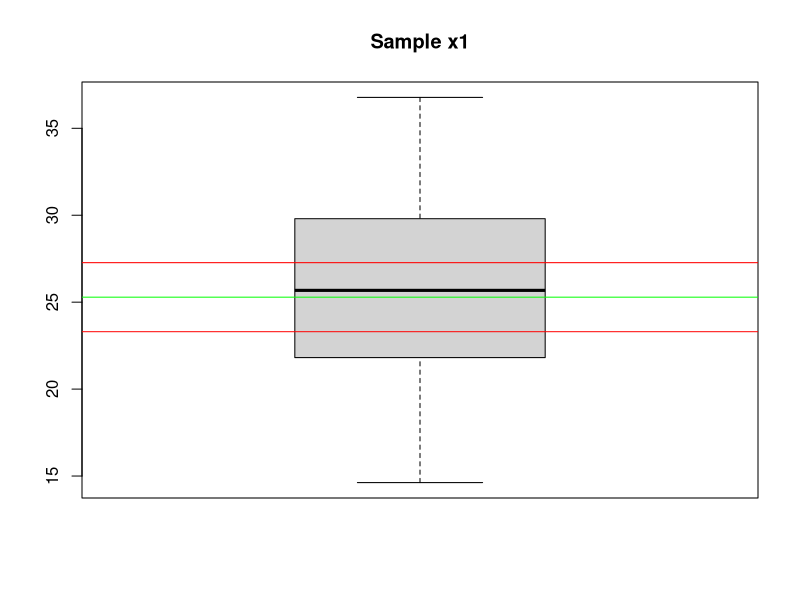
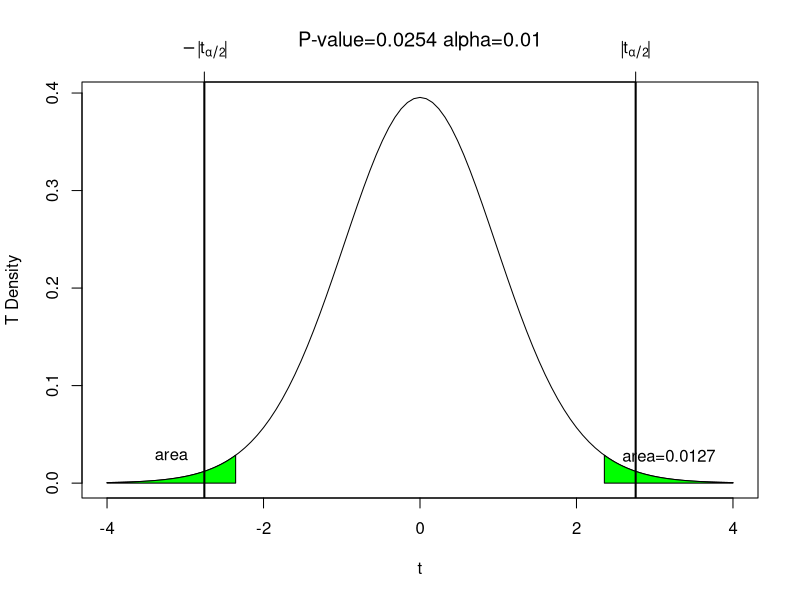
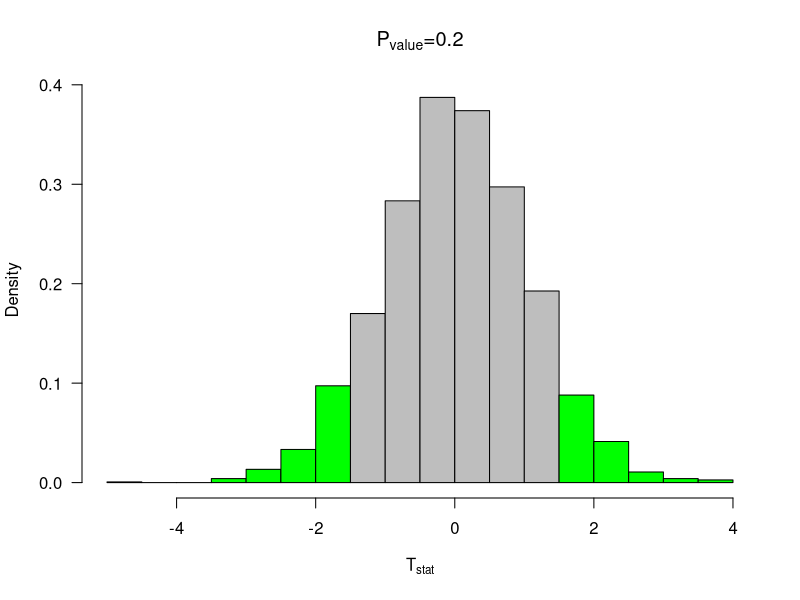
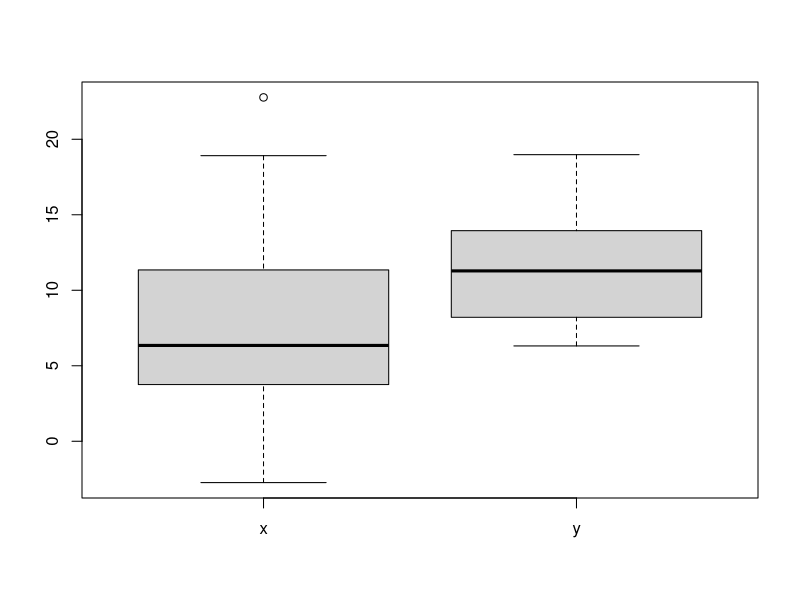
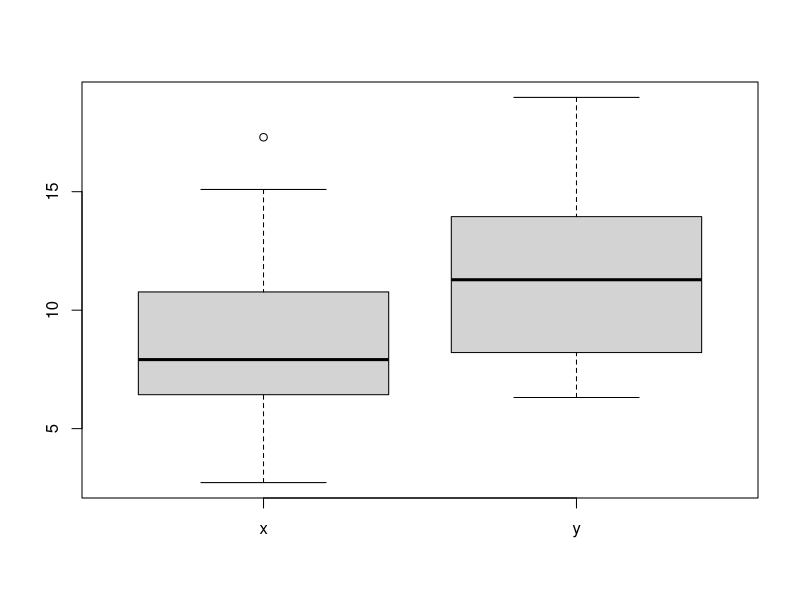
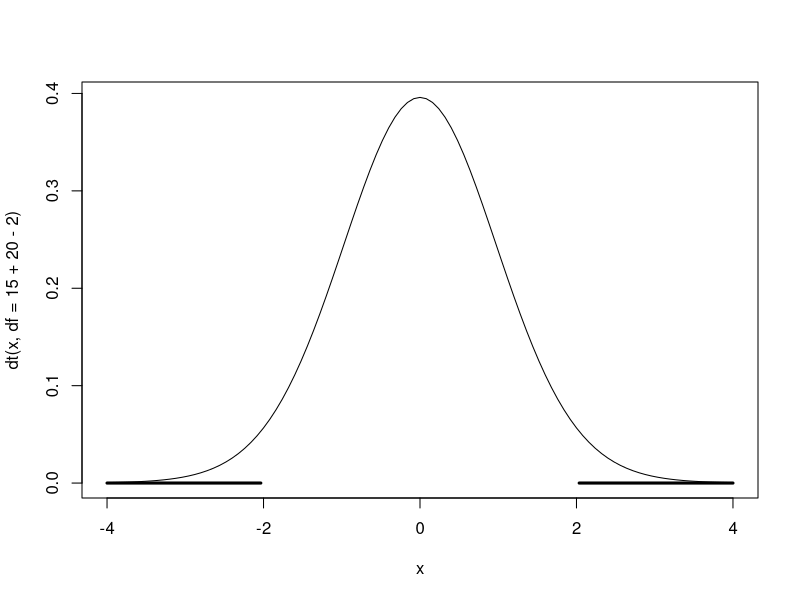
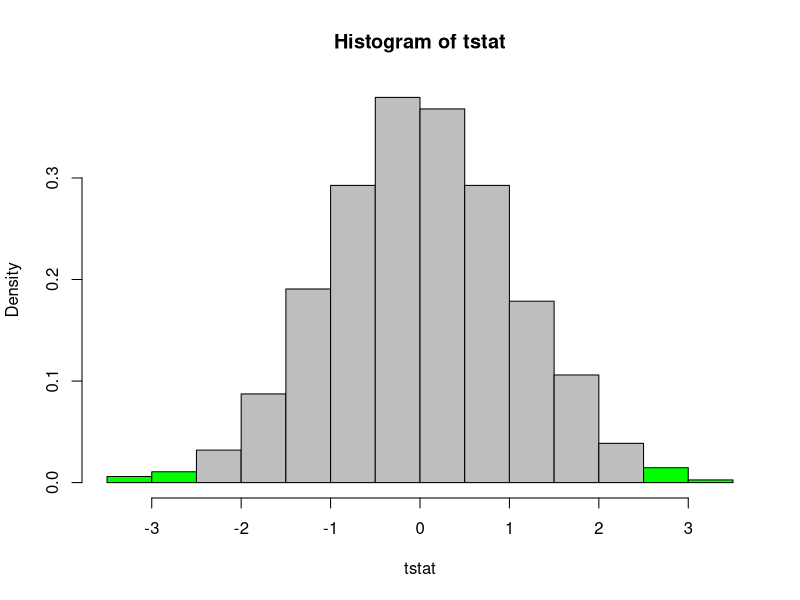
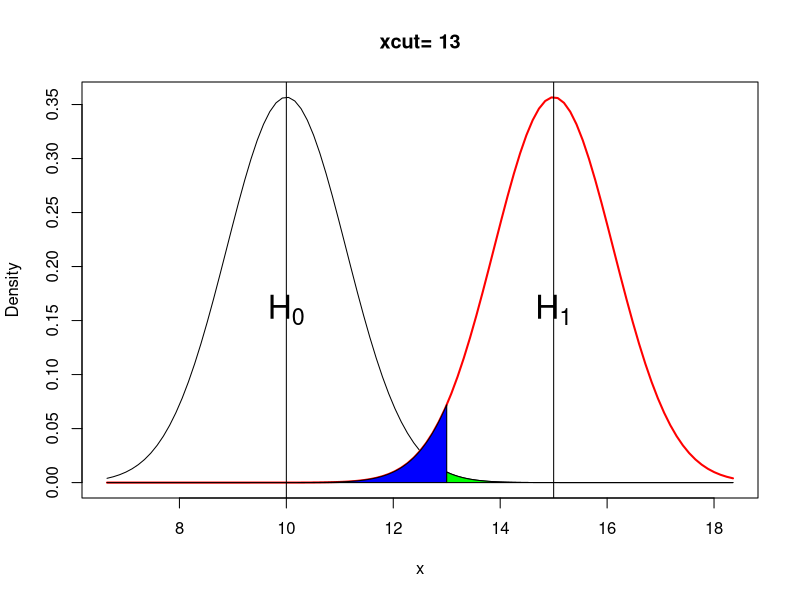

Recreate these plots in R, in order.
#Lab 12
# one sample t-test
set.seed(55);x1=rnorm(30,mean=25,sd=5)
boxplot(x1, main="Sample x1")

t.test(x1,mu=23)
ci=t.test(x1,mu=23)$conf.int
ci
abline(h=c(ci,mean(x1)),col=c("Red","Red","Green"))

#tcalc
tcalc=(mean(x1)-23)/(sd(x1)/sqrt(30))
tcalc


#### FUNCTION for Pvalues 
# Display P-value areas
mypvalue=function(t0,xmax=4,n=20, alpha=0.05){
#calculate alpha/2
va=round(pt(-t0,df=n-1),4)
pv=2*va

# plot the t dist
curve(dt(x,df=n-1),xlim=c(-xmax,xmax),ylab="T Density",xlab=expression(t),
main=substitute(paste("P-value=", pv, " alpha=", alpha)))


# set up points on the polygon to the right
xcurve=seq(t0,xmax,length=1000)
ycurve=dt(xcurve,df=n-1)

# set up points to the left
xlcurve=seq(-t0,-xmax,length=1000)
ylcurve=dt(xcurve,df=n-1)

# Shade in the polygon defined by the line segments
polygon(c(t0,xcurve,xmax),c(0,ycurve,0),col="green")
polygon(c(-t0,xlcurve,-xmax),c(0,ylcurve,0),col="green")

# make quantiles
q=qt(1-alpha/2,n-1)
abline( v=c(q,-q),lwd=2) # plot the cut off t value 
axis(3,c(q,-q),c(expression(abs(t[alpha/2])),expression(-abs(t[alpha/2]))))


# Annotation
text(0.5*(t0+xmax),max(ycurve),substitute(paste(area, "=",va)))
text(-0.5*(t0+xmax),max(ycurve),expression(area))

return(list(q=q,pvalue=pv))
}
##### END of FUNCTION for P VALUES    #####

mypvalue(tcalc,n=30,alpha=0.01)
t.test(x1,mu=23)


### bootstrap pvalues
bootpval<-function(x,conf.level=0.95,iter=3000,mu0=0, test="two"){
n=length(x)
y=x-mean(x)+mu0  # transform the data so that it is centered at the NULL
rs.mat<-c()    #rs.mat will become a resample matrix -- now it is an empty vector
xrs.mat<-c()
for(i in 1:iter){ # for loop - the loop will go around iter times
rs.mat<-cbind(rs.mat,sample(y,n,replace=TRUE)) #sampling from y cbind -- column bind -- binds the vectors together by columns
xrs.mat<-cbind(xrs.mat,sample(x,n,replace=TRUE)) #sampling from x cbind -- column bind -- binds the vectors together by columns

}

tstat<-function(z){ # The value of t when the NULL is assumed true (xbar-muo)/z/sqrt(n)
sqrt(n)*(mean(z)-mu0)/sd(z)
}

tcalc=tstat(x) # t for the data collected
ytstat=apply(rs.mat,2,tstat) # tstat of resampled y's, ytstat is a vector and will have iter values in it
xstat=apply(xrs.mat,2,mean)  # mean of resampled x's
alpha=1-conf.level # calculating alpha
ci=quantile(xstat,c(alpha/2,1-alpha/2))# Nice way to form a confidence interval
pvalue=ifelse(test=="two",length(ytstat[ytstat>abs(tcalc) | ytstat < -abs(tcalc)])/iter,
ifelse(test=="upper",length(ytstat[ytstat>tcalc])/iter,
length(ytstat[ytstat<xstat])/iter))

h=hist(ytstat,plot=FALSE)
mid=h$mid
if(test=="two"){
ncoll=length(mid[mid<= -abs(tcalc)])
ncolr=length(mid[mid>=  abs(tcalc)])
col=c(rep("Green",ncoll),rep("Gray",length(mid)-ncoll-ncolr),rep("Green",ncolr))
}
if(test=="upper"){
ncolr=length(mid[mid>=  abs(tcalc)])
col=c(rep("Gray",length(mid)-ncolr),rep("Green",ncolr))
}

if(test=="lower"){
ncoll=length(mid[mid<=  -abs(tcalc)])
col=c(rep("Green",ncoll),rep("Gray",length(mid)-ncoll))
}
hist(ytstat,col=col,freq=FALSE,las=1,main="",xlab=expression(T[stat]))
#segments(ci[1],0,ci[2],0,lwd=2)
pround=round(pvalue,4)
title(substitute(paste(P[value],"=",pround)))
return(list(pvalue=pvalue,tcalc=tcalc,n=n,x=x,test=test,ci=ci))
}


boot=bootpval(x=x1,mu0=24,test="two")
boot

######### End Bootstrap pvalues
## Make some fake data

set.seed(30);x=rnorm(15,mean=10,sd=7)   # fake data to understand t-tests
set.seed(40); y=rnorm(20,mean=12,sd=4)
boxplot(list(x=x,y=y)) # boxplot of a list

## Equal variances?
var.test(x,y)

## t.test
t.test(x,y, mu=0,var.equal=FALSE)


############## second set of samples 
set.seed(30);x=rnorm(15,mean=10,sd=4)   # fake data to understand t-tests
set.seed(40); y=rnorm(20,mean=12,sd=4)
boxplot(list(x=x,y=y)) # boxplot of a list

## Equal variances?
var.test(x,y)

## t.test
t.test(x,y, mu=0,var.equal=TRUE)

## Plot of the t -distr
curve(dt(x,df=15+20-2),xlim=c(-4,4))
tcut=qt(1-0.025,33)
tcut
segments(x0=c(tcut,-tcut),y0=c(0,0),x1=c(4,-4),y1=c(0,0),lwd=3)



## Bootstrap interval for a two sample test
boot2pval<-function(x1,x2,conf.level=0.95,iter=3000,mudiff=0, test="two"){
n1=length(x1)
n2=length(x2)
y1=x1-mean(x1)+mean(c(x1,x2))  # transform the data so that it is centered at the NULL
y2=x2-mean(x2)+mean(c(x1,x2))
y1rs.mat<-c()    #rs.mat will be come a resample matrix -- now it is an empty vector
x1rs.mat<-c()
y2rs.mat<-c()
x2rs.mat<-c()
for(i in 1:iter){ # for loop - the loop will go around iter times
y1rs.mat<-cbind(y1rs.mat,sample(y1,n1,replace=TRUE)) #sampling from y cbind -- column bind -- binds the vectors together by columns
y2rs.mat<-cbind(y2rs.mat,sample(y2,n2,replace=TRUE))

}
x1rs.mat<-y1rs.mat+mean(x1)-mean(c(x1,x2))
x2rs.mat<-y2rs.mat+mean(x2)-mean(c(x1,x2))

xbar1=mean(x1)
xbar2=mean(x2)
sx1sq=var(x1)
sx2sq=var(x2)

tcalc=(xbar1-xbar2-mudiff)/sqrt(sx1sq/n1+sx2sq/n2)

sy1sq=apply(y1rs.mat,2,var)
sy2sq=apply(y2rs.mat,2,var) 
y1bar=apply(y1rs.mat,2,mean)
y2bar=apply(y2rs.mat,2,mean)

tstat=(y1bar-y2bar-mudiff)/sqrt(sy1sq/n1+sy2sq/n2)


alpha=1-conf.level # calculating alpha
#ci=quantile(xstat,c(alpha/2,1-alpha/2))# Nice way to form a confidence interval
pvalue=ifelse(test=="two",length(tstat[tstat>abs(tcalc) | tstat < -abs(tcalc)])/iter,
ifelse(test=="upper",length(tstat[tstat>tcalc])/iter,
length(ytstat[tstat<tcalc])/iter))

h=hist(tstat,plot=FALSE)
mid=h$mid
if(test=="two"){
ncoll=length(mid[mid<= -abs(tcalc)])
ncolr=length(mid[mid>=  abs(tcalc)])
col=c(rep("Green",ncoll),rep("Gray",length(mid)-ncoll-ncolr),rep("Green",ncolr))
}
hist(tstat,col=col,freq=FALSE)
#segments(ci[1],0,ci[2],0,lwd=2)

return(list(pvalue=pvalue))
#return(list(pvalue=pvalue,tcalc=tcalc,n=n,x=x,test=test,ci=ci))
}



set.seed(10);x=rnorm(20,mean=4,sd=2);  y=rnorm(20,mean=4,sd=2)
boot2pval(x1=x,x2=y)


### Plot alpha and beta
## Will need to use two graphs on one plot
## One sample but two different assumptions for the mean
## H0: mu=a, H1 mu=b
## We will change the cut off and see what happens to type 1, 2 and power

myab=function(a=10,b=15,sigma=5, xcut=qnorm(0.9,mean=a,sd=5/sqrt(n)),n=20){ # a for Ho, b for H1
#xcut is the cut off used to define a one tailed test
# determine the range of the x values
lmin=min(a-3*sigma/sqrt(n),b-3*sigma/sqrt(n))
rmax=max(a+3*sigma/sqrt(n),b+3*sigma/sqrt(n))

#plot the curves
curve(dnorm(x,mean=a,sd=sigma/sqrt(n)), xlim=c(lmin,rmax), main=paste("xcut=",xcut),ylab="Density")
curve(dnorm(x,mean=b,sd=sigma/sqrt(n)),add=TRUE, col="Red", lwd=2)

#vertical lines
abline(v=a)
abline(v=b)

# Text on the lines
text(a,0.5*dnorm(a,mean=a,sd=sigma/sqrt(n)),expression(H[0]),pos=1, cex=2)
text(b,0.5*dnorm(b,mean=b,sd=sigma/sqrt(n)),expression(H[1]),pos=1,cex=2)
# beta
#prob accepting H0 when it is false
# left of xcut when mean is b
bet=pnorm(xcut,mean=b,sd=sigma/sqrt(n))

#x,y coords for polygon beta
xcurve=seq(xcut,lmin,length=1000)
ycurve=dnorm(xcurve,mean=b,sd=sigma/sqrt(n))
polygon(c(xcut,xcurve,lmin),c(0,ycurve,0),col="Blue")

#x,y for polygon for alpha
xxcurve=seq(xcut,rmax,length=1000)
yycurve=dnorm(xxcurve,mean=a,sd=sigma/sqrt(n))
polygon(c(xcut,xxcurve,rmax),c(0,yycurve,0),col="Green")
}
myab(xcut=13)

layout(matrix(c(1,2,3,4),nr=2,nc=2))
myab(xcut=11)
myab(xcut=12)
myab(xcut=13)
myab(xcut=14)


###### p -values ###
## Introductory example of Null hypothesis testing
## H0:p=0.5, H1 p not =0.5
## n=10, reject region 0,1, 9,10
n=10
for(i in 1:n){
ry=rbinom(30,size=10,prob=0.5)
ry=factor(ry,levels=0:10)
ry.tab=table(ry)
barplot(ry.tab)
Sys.sleep(2)
}


y=dbinom(0:10,size=10,prob=0.5)
names(y)=0:10
barplot(y, col=c(rep("Blue",2),rep(1,7),rep("Blue",2)))
2*pbinom(1,size=10,prob=0.5)


